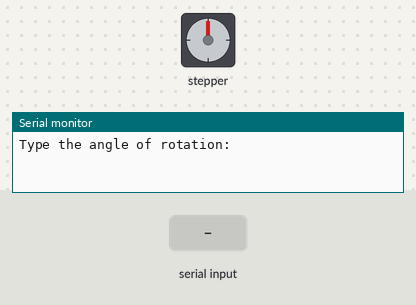
The sketch below on a simulated Arduino Uno, built with avr-gcc and run on an emulated ATmega328P. Shown: stepper motor, the last lines printed to the serial monitor. Wiring (inferred from the names in the program): stepper motor driver (200 steps per turn assumed): step pin 3; direction pin 4. The test bench sets the inputs (shaded band).

Above: at 1.2 s.
1.3 s: "90,45\n" received over Serial
At 3.5 s:
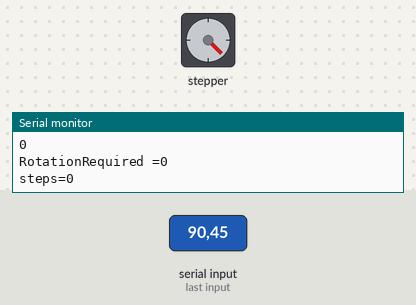
3.9 s: "30,150\n" received over Serial
At 6.4 s:
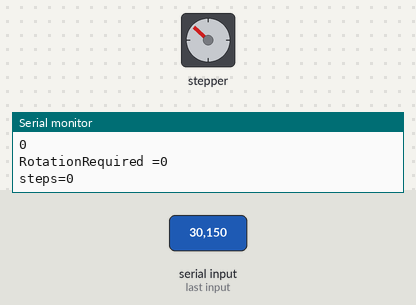
6.8 s: "200\n" received over Serial
At 8.9 s:
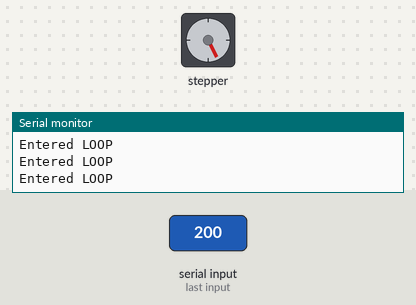
9.8 s: "90\n" received over Serial
At 10.8 s:
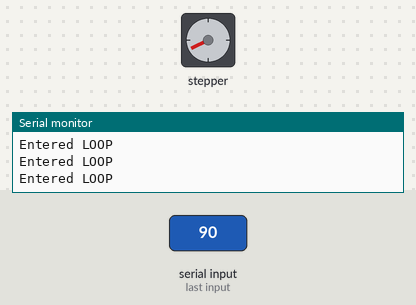
12.0 s: "90,45\n" received over Serial
At 14.0 s:
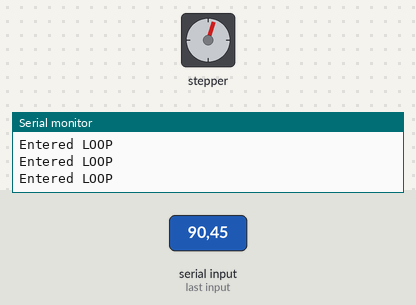
14.6 s: "5\n" received over Serial
At 15.2 s:
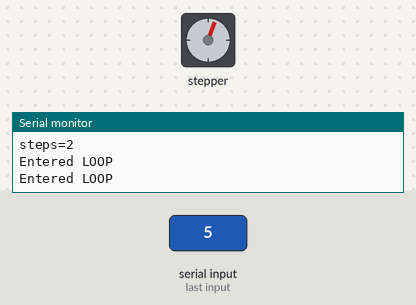
Timing chart, 0 to 17.1 s (numbered marks = the images above; inputs shaded):
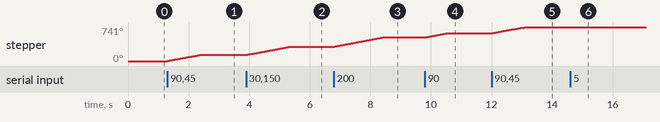

Measured:
- after the input at 1.3 s, stepper: turns 135° clockwise in 1.1 s, starting at once
- after the input at 3.9 s, stepper: turns 178° clockwise in 1.4 s, starting at once
- after the input at 6.8 s, stepper: turns 200° clockwise in 1.6 s, starting at once
- after the input at 9.8 s, stepper: turns 90° clockwise in 0.70 s, starting at once
- after the input at 12.0 s, stepper: turns 135° clockwise in 1.1 s, starting at once

The sketch:

A4988_AngleControl_WithoutLibrary.ino
```cpp
// defines pins numbers
const int STEP_PIN = 3;
const int DIR_PIN = 4;
const int enpin = 5;
int angle = 0;
int RotationRequired;

int y;
int steps;

void setup() {
  // Sets the two pins as Outputs
  pinMode(STEP_PIN,OUTPUT);
  Serial.begin(9600);
  pinMode(DIR_PIN,OUTPUT);
  Serial.println("Type the angle of rotation:");
}
void loop() {
  /*digitalWrite(dirPin,HIGH); // Enables the motor to move in a particular direction
  // Makes 200 pulses for making one full cycle rotation

  if(Serial.available()>0)
  {Serial.println("Hello");
  digitalWrite(dirPin,HIGH);
  angle = Serial.readString().toInt();
  Serial.println(angle);
  steps = angle/1.8;
  Serial.println(steps);
  for(int x = 0; x <steps; x++) {
    digitalWrite(stepPin,HIGH);
    delayMicroseconds(500);
    digitalWrite(stepPin,LOW);
    delayMicroseconds(500);
  }
  delay(1000);
  }// One second delay

  digitalWrite(dirPin,LOW); //Changes the rotations direction
  // Makes 400 pulses for making two full cycle rotation
  int y = Serial.readString().toInt()/1.8;
  for(int x = 0; x < y; x++) {
    digitalWrite(stepPin,HIGH);
    delayMicroseconds(500);
    digitalWrite(stepPin,LOW);
    delayMicroseconds(500);
  }
  delay(1000);*/


  if (Serial.available()>0)
{
  y = Serial.parseFloat();
  Serial.println(y);

  if(y<0)
  {
    digitalWrite(DIR_PIN, LOW);
  }


  if(y>0)
  {
    digitalWrite(DIR_PIN, HIGH);
  }


  /*Serial.println("One Rotation =");
  Serial.print(oneRotation);*/
  RotationRequired = abs(y)/1.8;  Serial.print("RotationRequired =");
  Serial.println(RotationRequired);

  //digitalWrite(EN_PIN, LOW);


  steps = RotationRequired;
  Serial.print("steps=");
  Serial.println(steps);

  for(int i=1;i <=steps ; i++)
  {Serial.println("Entered LOOP");
  digitalWrite(STEP_PIN, HIGH);
  delayMicroseconds(100);
  digitalWrite(STEP_PIN, LOW);

  }
  //digitalWrite(EN_PIN, HIGH);


}
}
```
